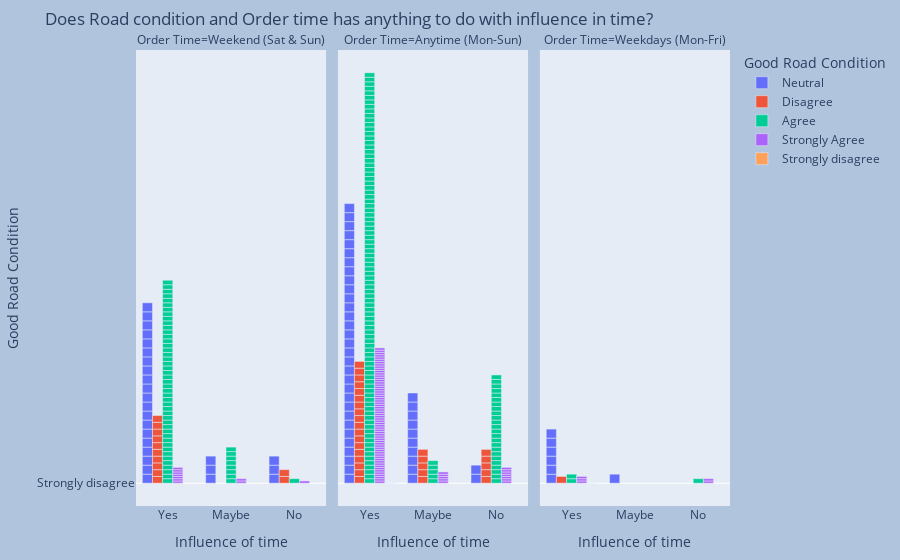

Notebook code cell kept with this figure:
### Markdown cell above
The code creates a bar plot using the Plotly library, where the x-axis represents the "Influence of time" variable, the y-axis represents the "Good Road Condition" variable, and the bars are colored based on the "Good Road Condition" variable. The plot is grouped based on the "Order Time" variable, creating separate bars for each category of "Order Time". The title of the plot is set to "Does Road condition and Order time has anything to do with influence in time?" and the background color is set to "LightSteelBlue". The plot is displayed using the fig.show() function.

### Code cell
#Considering 3 variables
fig = px.bar(delivery, x="Influence of time", y="Good Road Condition",
             color="Good Road Condition", barmode="group",facet_col="Order Time")

#Setting up the title
fig.update_layout(
    margin=dict(l=20, r=20, t=50, b=20),
    paper_bgcolor="LightSteelBlue",
    title_text='Does Road condition and Order time has anything to do with influence in time?'
)
fig.show()

### Figure 1 — Plotly figure (JSON) as saved in the notebook; plotly's stock layout.template omitted (floating-point values rounded to 4 significant figures)
{"data": [{"alignmentgroup": "True", "hovertemplate": "Good Road Condition=%{y}<br>Order Time=Weekend (Sat & Sun)<br>Influence of time=%{x}<extra></extra>", "legendgroup": "Neutral", "marker": {"color": "#636efa", "pattern": {"shape": ""}}, "name": "Neutral", "offsetgroup": "Neutral", "orientation": "v", "showlegend": true, "textposition": "auto", "x": ["Yes", "Yes", "Maybe", "Yes", "Yes", "Yes", "No", "Yes", "Yes", "Yes", "No", "Yes", "Yes", "Yes", "Yes", "No", "Yes", "Yes", "Yes", "Yes", "Maybe", "Yes", "Maybe", "Yes", "Yes", "Yes"], "xaxis": "x", "y": ["Neutral", "Neutral", "Neutral", "Neutral", "Neutral", "Neutral", "Neutral", "Neutral", "Neutral", "Neutral", "Neutral", "Neutral", "Neutral", "Neutral", "Neutral", "Neutral", "Neutral", "Neutral", "Neutral", "Neutral", "Neutral", "Neutral", "Neutral", "Neutral", "Neutral", "Neutral"], "yaxis": "y", "type": "bar"}, {"alignmentgroup": "True", "hovertemplate": "Good Road Condition=%{y}<br>Order Time=Anytime (Mon-Sun)<br>Influence of time=%{x}<extra></extra>", "legendgroup": "Neutral", "marker": {"color": "#636efa", "pattern": {"shape": ""}}, "name": "Neutral", "offsetgroup": "Neutral", "orientation": "v", "showlegend": false, "textposition": "auto", "x": ["Yes", "Yes", "Yes", "Maybe", "Yes", "Maybe", "Yes", "Yes", "Yes", "Maybe", "Maybe", "Maybe", "Maybe", "Yes", "Yes", "No", "Yes", "Yes", "Yes", "Yes", "Yes", "Yes", "Yes", "Yes", "Maybe", "Yes", "Yes", "Yes", "Maybe", "Yes", "No", "Yes", "Yes", "Yes", "Yes", "Yes", "Yes", "Maybe", "Yes", "Maybe", "Yes", "Yes", "Yes"], "xaxis": "x2", "y": ["Neutral", "Neutral", "Neutral", "Neutral", "Neutral", "Neutral", "Neutral", "Neutral", "Neutral", "Neutral", "Neutral", "Neutral", "Neutral", "Neutral", "Neutral", "Neutral", "Neutral", "Neutral", "Neutral", "Neutral", "Neutral", "Neutral", "Neutral", "Neutral", "Neutral", "Neutral", "Neutral", "Neutral", "Neutral", "Neutral", "Neutral", "Neutral", "Neutral", "Neutral", "Neutral", "Neutral", "Neutral", "Neutral", "Neutral", "Neutral", "Neutral", "Neutral", "Neutral"], "yaxis": "y2", "type": "bar"}, {"alignmentgroup": "True", "hovertemplate": "Good Road Condition=%{y}<br>Order Time=Weekdays (Mon-Fri)<br>Influence of time=%{x}<extra></extra>", "legendgroup": "Neutral", "marker": {"color": "#636efa", "pattern": {"shape": ""}}, "name": "Neutral", "offsetgroup": "Neutral", "orientation": "v", "showlegend": false, "textposition": "auto", "x": ["Yes", "Yes", "Yes", "Yes", "Yes", "Maybe", "Yes"], "xaxis": "x3", "y": ["Neutral", "Neutral", "Neutral", "Neutral", "Neutral", "Neutral", "Neutral"], "yaxis": "y3", "type": "bar"}, {"alignmentgroup": "True", "hovertemplate": "Good Road Condition=%{y}<br>Order Time=Weekend (Sat & Sun)<br>Influence of time=%{x}<extra></extra>", "legendgroup": "Disagree", "marker": {"color": "#EF553B", "pattern": {"shape": ""}}, "name": "Disagree", "offsetgroup": "Disagree", "orientation": "v", "showlegend": true, "textposition": "auto", "x": ["No", "Yes", "Yes", "Yes", "No", "Yes", "Yes", "Yes", "Yes", "Yes", "Yes", "Yes"], "xaxis": "x", "y": ["Disagree", "Disagree", "Disagree", "Disagree", "Disagree", "Disagree", "Disagree", "Disagree", "Disagree", "Disagree", "Disagree", "Disagree"], "yaxis": "y", "type": "bar"}, {"alignmentgroup": "True", "hovertemplate": "Good Road Condition=%{y}<br>Order Time=Anytime (Mon-Sun)<br>Influence of time=%{x}<extra></extra>", "legendgroup": "Disagree", "marker": {"color": "#EF553B", "pattern": {"shape": ""}}, "name": "Disagree", "offsetgroup": "Disagree", "orientation": "v", "showlegend": false, "textposition": "auto", "x": ["Yes", "No", "No", "Yes", "Yes", "Maybe", "Yes", "Maybe", "Yes", "Yes", "Yes", "Yes", "Maybe", "Yes", "Yes", "No", "Yes", "Yes", "Maybe", "Yes", "Yes", "Yes", "No", "Yes", "Yes", "Yes", "Maybe", "No"], "xaxis": "x2", "y": ["Disagree", "Disagree", "Disagree", "Disagree", "Disagree", "Disagree", "Disagree", "Disagree", "Disagree", "Disagree", "Disagree", "Disagree", "Disagree", "Disagree", "Disagree", "Disagree", "Disagree", "Disagree", "Disagree", "Disagree", "Disagree", "Disagree", "Disagree", "Disagree", "Disagree", "Disagree", "Disagree", "Disagree"], "yaxis": "y2", "type": "bar"}, {"alignmentgroup": "True", "hovertemplate": "Good Road Condition=%{y}<br>Order Time=Weekdays (Mon-Fri)<br>Influence of time=%{x}<extra></extra>", "legendgroup": "Disagree", "marker": {"color": "#EF553B", "pattern": {"shape": ""}}, "name": "Disagree", "offsetgroup": "Disagree", "orientation": "v", "showlegend": false, "textposition": "auto", "x": ["Yes"], "xaxis": "x3", "y": ["Disagree"], "yaxis": "y3", "type": "bar"}, {"alignmentgroup": "True", "hovertemplate": "Good Road Condition=%{y}<br>Order Time=Weekend (Sat & Sun)<br>Influence of time=%{x}<extra></extra>", "legendgroup": "Agree", "marker": {"color": "#00cc96", "pattern": {"shape": ""}}, "name": "Agree", "offsetgroup": "Agree", "orientation": "v", "showlegend": true, "textposition": "auto", "x": ["Yes", "Yes", "Yes", "Maybe", "Yes", "Yes", "Yes", "Yes", "Yes", "Yes", "Yes", "Yes", "Maybe", "Yes", "Yes", "Yes", "Yes", "Yes", "Yes", "Yes", "Yes", "No", "Yes", "Maybe", "Yes", "Yes", "Yes", "Yes", "Yes", "Yes", "Maybe", "Yes", "Yes", "Yes", "Maybe", "Yes", "Yes", "Yes", "Maybe", "Yes", "Yes", "Yes", "Yes", "Yes", "Yes", "Yes", "Yes", "Yes", "Yes", "Maybe", "Yes", "Yes", "Yes", "Maybe"], "xaxis": "x", "y": ["Agree", "Agree", "Agree", "Agree", "Agree", "Agree", "Agree", "Agree", "Agree", "Agree", "Agree", "Agree", "Agree", "Agree", "Agree", "Agree", "Agree", "Agree", "Agree", "Agree", "Agree", "Agree", "Agree", "Agree", "Agree", "Agree", "Agree", "Agree", "Agree", "Agree", "Agree", "Agree", "Agree", "Agree", "Agree", "Agree", "Agree", "Agree", "Agree", "Agree", "Agree", "Agree", "Agree", "Agree", "Agree", "Agree", "Agree", "Agree", "Agree", "Agree", "Agree", "Agree", "Agree", "Agree"], "yaxis": "y", "type": "bar"}, {"alignmentgroup": "True", "hovertemplate": "Good Road Condition=%{y}<br>Order Time=Anytime (Mon-Sun)<br>Influence of time=%{x}<extra></extra>", "legendgroup": "Agree", "marker": {"color": "#00cc96", "pattern": {"shape": ""}}, "name": "Agree", "offsetgroup": "Agree", "orientation": "v", "showlegend": false, "textposition": "auto", "x": ["Yes", "No", "Yes", "Yes", "Yes", "Yes", "Yes", "Yes", "Yes", "Maybe", "Yes", "Yes", "Yes", "No", "No", "Maybe", "Yes", "Yes", "Yes", "Yes", "Maybe", "Yes", "Yes", "Yes", "Yes", "Yes", "Yes", "Yes", "Yes", "Yes", "Yes", "Yes", "Yes", "Yes", "Yes", "Yes", "Yes", "Yes", "Yes", "Yes", "No", "Yes", "Yes", "Yes", "Yes", "No", "Yes", "Yes", "Yes", "Yes", "Yes", "Yes", "Yes", "Yes", "Yes", "No", "Yes", "Yes", "No", "No", "Yes", "Yes", "Yes", "No", "Yes", "Yes", "Yes", "Maybe", "Yes", "Yes", "No", "Yes", "Yes", "No", "Yes", "Yes", "Yes", "Yes", "Yes", "Yes", "No", "Yes", "Yes", "Yes", "Yes", "No", "Yes", "No", "Yes", "Yes", "Yes", "Yes", "Maybe", "Yes", "Yes", "No", "Yes", "Yes", "No", "No", "Yes", "Yes", "No", "No", "Yes", "Yes", "Yes", "No", "Yes", "Yes", "No", "No", "Yes", "Yes", "Yes", "No", "Yes", "Yes", "No", "Yes"], "xaxis": "x2", "y": ["Agree", "Agree", "Agree", "Agree", "Agree", "Agree", "Agree", "Agree", "Agree", "Agree", "Agree", "Agree", "Agree", "Agree", "Agree", "Agree", "Agree", "Agree", "Agree", "Agree", "Agree", "Agree", "Agree", "Agree", "Agree", "Agree", "Agree", "Agree", "Agree", "Agree", "Agree", "Agree", "Agree", "Agree", "Agree", "Agree", "Agree", "Agree", "Agree", "Agree", "Agree", "Agree", "Agree", "Agree", "Agree", "Agree", "Agree", "Agree", "Agree", "Agree", "Agree", "Agree", "Agree", "Agree", "Agree", "Agree", "Agree", "Agree", "Agree", "Agree", "Agree", "Agree", "Agree", "Agree", "Agree", "Agree", "Agree", "Agree", "Agree", "Agree", "Agree", "Agree", "Agree", "Agree", "Agree", "Agree", "Agree", "Agree", "Agree", "Agree", "Agree", "Agree", "Agree", "Agree", "Agree", "Agree", "Agree", "Agree", "Agree", "Agree", "Agree", "Agree", "Agree", "Agree", "Agree", "Agree", "Agree", "Agree", "Agree", "Agree", "Agree", "Agree", "Agree", "Agree", "Agree", "Agree", "Agree", "Agree", "Agree", "Agree", "Agree", "Agree", "Agree", "Agree", "Agree", "Agree", "Agree", "Agree", "Agree", "Agree"], "yaxis": "y2", "type": "bar"}, {"alignmentgroup": "True", "hovertemplate": "Good Road Condition=%{y}<br>Order Time=Weekdays (Mon-Fri)<br>Influence of time=%{x}<extra></extra>", "legendgroup": "Agree", "marker": {"color": "#00cc96", "pattern": {"shape": ""}}, "name": "Agree", "offsetgroup": "Agree", "orientation": "v", "showlegend": false, "textposition": "auto", "x": ["No", "Yes", "Yes"], "xaxis": "x3", "y": ["Agree", "Agree", "Agree"], "yaxis": "y3", "type": "bar"}, {"alignmentgroup": "True", "hovertemplate": "Good Road Condition=%{y}<br>Order Time=Weekend (Sat & Sun)<br>Influence of time=%{x}<extra></extra>", "legendgroup": "Strongly Agree", "marker": {"color": "#ab63fa", "pattern": {"shape": ""}}, "name": "Strongly Agree", "offsetgroup": "Strongly Agree", "orientation": "v", "showlegend": true, "textposition": "auto", "x": ["Maybe", "Yes", "Yes", "Yes", "Yes", "No", "Yes", "Maybe", "Yes", "Yes"], "xaxis": "x", "y": ["Strongly Agree", "Strongly Agree", "Strongly Agree", "Strongly Agree", "Strongly Agree", "Strongly Agree", "Strongly Agree", "Strongly Agree", "Strongly Agree", "Strongly Agree"], "yaxis": "y", "type": "bar"}, {"alignmentgroup": "True", "hovertemplate": "Good Road Condition=%{y}<br>Order Time=Anytime (Mon-Sun)<br>Influence of time=%{x}<extra></extra>", "legendgroup": "Strongly Agree", "marker": {"color": "#ab63fa", "pattern": {"shape": ""}}, "name": "Strongly Agree", "offsetgroup": "Strongly Agree", "orientation": "v", "showlegend": false, "textposition": "auto", "x": ["Yes", "Yes", "Yes", "No", "Yes", "Yes", "Maybe", "Yes", "Yes", "Yes", "Yes", "Yes", "Yes", "Yes", "Yes", "Yes", "Yes", "Yes", "No", "Yes", "Yes", "Yes", "Yes", "Yes", "Yes", "Yes", "Yes", "Yes", "Yes", "Yes", "Yes", "No", "Yes", "Yes", "Maybe", "Maybe", "Yes", "Yes", "Yes", "Yes", "No", "Yes", "Yes", "Yes", "Yes", "Maybe", "Maybe", "Yes", "Yes", "Yes", "Yes", "Yes", "No", "Yes", "Yes", "Yes", "Yes", "Yes", "Yes", "No", "Yes", "Yes", "Yes", "Yes", "Yes", "Yes", "No", "Yes", "Yes", "Yes", "Yes", "Yes"], "xaxis": "x2", "y": ["Strongly Agree", "Strongly Agree", "Strongly Agree", "Strongly Agree", "Strongly Agree", "Strongly Agree", "Strongly Agree", "Strongly Agree", "Strongly Agree", "Strongly Agree", "Strongly Agree", "Strongly Agree", "Strongly Agree", "Strongly Agree", "Strongly Agree", "Strongly Agree", "Strongly Agree", "Strongly Agree", "Strongly Agree", "Strongly Agree", "Strongly Agree", "Strongly Agree", "Strongly Agree", "Strongly Agree", "Strongly Agree", "Strongly Agree", "Strongly Agree", "Strongly Agree", "Strongly Agree", "Strongly Agree", "Strongly Agree", "Strongly Agree", "Strongly Agree", "Strongly Agree", "Strongly Agree", "Strongly Agree", "Strongly Agree", "Strongly Agree", "Strongly Agree", "Strongly Agree", "Strongly Agree", "Strongly Agree", "Strongly Agree", "Strongly Agree", "Strongly Agree", "Strongly Agree", "Strongly Agree", "Strongly Agree", "Strongly Agree", "Strongly Agree", "Strongly Agree", "Strongly Agree", "Strongly Agree", "Strongly Agree", "Strongly Agree", "Strongly Agree", "Strongly Agree", "Strongly Agree", "Strongly Agree", "Strongly Agree", "Strongly Agree", "Strongly Agree", "Strongly Agree", "Strongly Agree", "Strongly Agree", "Strongly Agree", "Strongly Agree", "Strongly Agree", "Strongly Agree", "Strongly Agree", "Strongly Agree", "Strongly Agree"], "yaxis": "y2", "type": "bar"}, {"alignmentgroup": "True", "hovertemplate": "Good Road Condition=%{y}<br>Order Time=Weekdays (Mon-Fri)<br>Influence of time=%{x}<extra></extra>", "legendgroup": "Strongly Agree", "marker": {"color": "#ab63fa", "pattern": {"shape": ""}}, "name": "Strongly Agree", "offsetgroup": "Strongly Agree", "orientation": "v", "showlegend": false, "textposition": "auto", "x": ["Yes", "Yes", "No", "No", "Yes"], "xaxis": "x3", "y": ["Strongly Agree", "Strongly Agree", "Strongly Agree", "Strongly Agree", "Strongly Agree"], "yaxis": "y3", "type": "bar"}, {"alignmentgroup": "True", "hovertemplate": "Good Road Condition=%{y}<br>Order Time=Anytime (Mon-Sun)<br>Influence of time=%{x}<extra></extra>", "legendgroup": "Strongly disagree", "marker": {"color": "#FFA15A", "pattern": {"shape": ""}}, "name": "Strongly disagree", "offsetgroup": "Strongly disagree", "orientation": "v", "showlegend": true, "textposition": "auto", "x": ["Yes", "Yes", "Yes", "Yes", "Yes", "Yes"], "xaxis": "x2", "y": ["Strongly disagree", "Strongly disagree", "Strongly disagree", "Strongly disagree", "Strongly disagree", "Strongly disagree"], "yaxis": "y2", "type": "bar"}, {"alignmentgroup": "True", "hovertemplate": "Good Road Condition=%{y}<br>Order Time=Weekdays (Mon-Fri)<br>Influence of time=%{x}<extra></extra>", "legendgroup": "Strongly disagree", "marker": {"color": "#FFA15A", "pattern": {"shape": ""}}, "name": "Strongly disagree", "offsetgroup": "Strongly disagree", "orientation": "v", "showlegend": false, "textposition": "auto", "x": ["Yes"], "xaxis": "x3", "y": ["Strongly disagree"], "yaxis": "y3", "type": "bar"}], "layout": {"xaxis": {"anchor": "y", "domain": [0, 0.32], "title": {"text": "Influence of time"}}, "yaxis": {"anchor": "x", "domain": [0, 1], "title": {"text": "Good Road Condition"}, "categoryorder": "array", "categoryarray": ["Strongly disagree", "Strongly Agree", "Agree", "Disagree", "Neutral"]}, "xaxis2": {"anchor": "y2", "domain": [0.34, 0.66], "matches": "x", "title": {"text": "Influence of time"}}, "yaxis2": {"anchor": "x2", "domain": [0, 1], "matches": "y", "showticklabels": false}, "xaxis3": {"anchor": "y3", "domain": [0.68, 1.0], "matches": "x", "title": {"text": "Influence of time"}}, "yaxis3": {"anchor": "x3", "domain": [0, 1], "matches": "y", "showticklabels": false}, "annotations": [{"font": {}, "showarrow": false, "text": "Order Time=Weekend (Sat & Sun)", "x": 0.16, "xanchor": "center", "xref": "paper", "y": 1, "yanchor": "bottom", "yref": "paper"}, {"font": {}, "showarrow": false, "text": "Order Time=Anytime (Mon-Sun)", "x": 0.5, "xanchor": "center", "xref": "paper", "y": 1, "yanchor": "bottom", "yref": "paper"}, {"font": {}, "showarrow": false, "text": "Order Time=Weekdays (Mon-Fri)", "x": 0.84, "xanchor": "center", "xref": "paper", "y": 1, "yanchor": "bottom", "yref": "paper"}], "legend": {"title": {"text": "Good Road Condition"}, "tracegroupgap": 0}, "margin": {"t": 50, "l": 20, "r": 20, "b": 20}, "barmode": "group", "title": {"text": "Does Road condition and Order time has anything to do with influence in time?"}, "paper_bgcolor": "LightSteelBlue"}}
